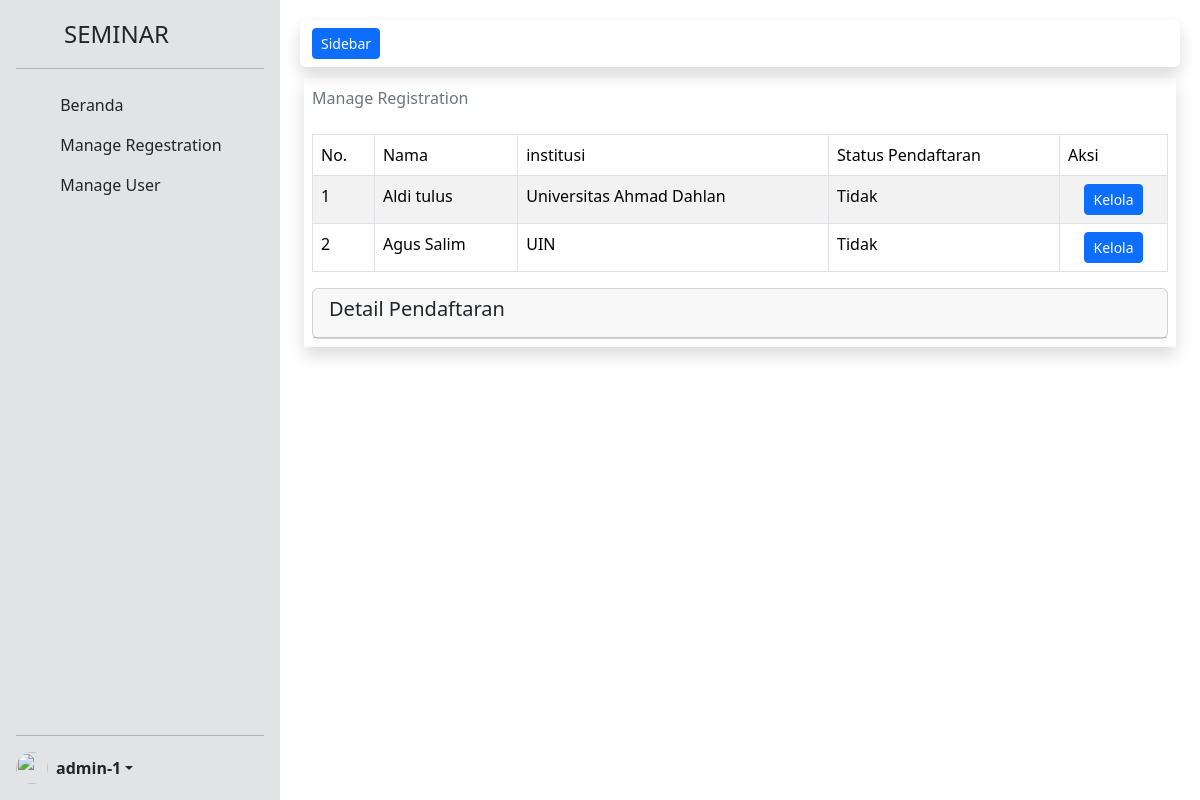
The app's page /view/view_manage_registration.php (signed in) with its own data.
### tables this page shows
CREATE TABLE `registration` (
  `id_registration` int(11) NOT NULL,
  `nama` varchar(50) NOT NULL,
  `email` varchar(50) NOT NULL,
  `insitusi` varchar(100) NOT NULL,
  `negara` varchar(50) NOT NULL,
  `alamat` varchar(250) NOT NULL,
  `status` enum('belum','Terdaftar','Tidak') NOT NULL,
  `is_delete` enum('0','1') NOT NULL
);

### view/view_manage_registration.php (the view, shortened to what this page needs)
<?php include "../layout/header.php";
require_once "../public/manage_registration.php";
$sqlShowData = mysqli_query($conn, "SELECT * FROM registration WHERE is_delete = '0'");
?>
<main class="main px-4">
    <div class="my-2 shadow p-2">
        <span class="text-secondary">Manage Registration</span>
        <table class="table table-bordered table-striped mt-2 mt-4">
            <thead>
                <tr>
                    <td>No.</td>
                    <td>Nama</td>
                    <td>institusi</td>
                    <td>Status Pendaftaran</td>
                    <td>Aksi</td>
                </tr>
            </thead>
            <tbody>
                <?php $no = 1;
                foreach ($sqlShowData as $data): ?>
                    <tr>
                        <td><?= $no++; ?></td>
                        <td><?= $data['nama']; ?></td>
                        <td><?= $data['insitusi']; ?></td>
                        <td><?= $data['status']; ?></td>
                        <td>
                            <center>
                                <a href="?id=<?= $data['id_registration'] ?>">
                                    <button id="btnShowDetail" name="data" class="btn btn-primary btn-sm">Kelola</button>
                                </a>
                            </center>
                        </td>
                    </tr>
                <?php endforeach; ?>
            </tbody>
        </table>
        <div id="detailContainer" class="cardDetail card card-light rounded">
            <div class="card-header">
                <h5 class="card-title">Detail Pendaftaran</h5>
            </div>
        </div>
    </div>
</main>
<?php include "../layout/footer.php" ?>

### assets/css/style.css (style rules this page uses)
* { margin: 0; padding: 0; }
.main { margin-left: 280px; padding-top: 70px; }

### records on screen
registration: nama "Aldi tulus", insitusi "Universitas Ahmad Dahlan", status "Tidak"
registration: nama "Agus Salim", insitusi "UIN", status "Tidak"

### other values on screen
$fitur[0] "Beranda"
$fitur[0] "Manage Regestration"
$fitur[0] "Manage User"
$_SESSION['nama'] "admin-1"
